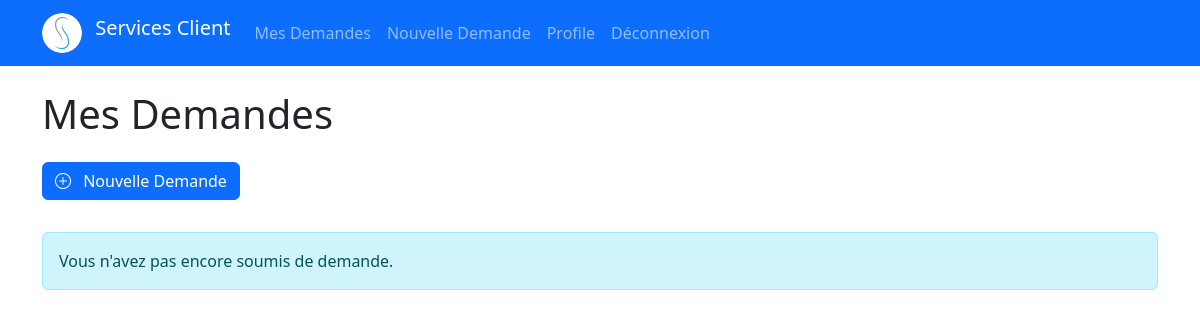
The page /demandes/my/ (signed in) on the database as committed earlier.
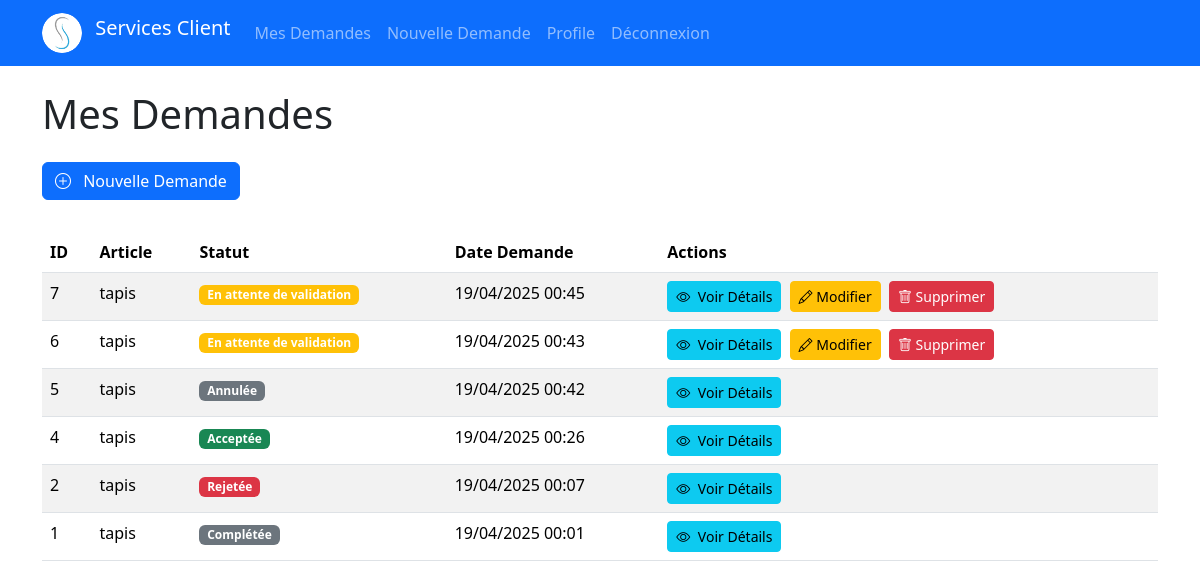
The same page on the database as committed later.
### demande/models.py (models this page shows, shortened)
class Demande(models.Model):
    STATUT_CHOICES = [
        ('en_attente', 'En attente de validation'),
        ('acceptee', 'Acceptée'),
        ('rejetee', 'Rejetée'),
        ('completee', 'Complétée'),
        ('annulee', 'Annulée'), # Un client pourrait annuler
    ]
    client = models.ForeignKey(settings.AUTH_USER_MODEL, on_delete=models.CASCADE, related_name='demandes')
    article = models.ForeignKey(Article, on_delete=models.CASCADE, related_name='demandes_liees')
    details_service = models.TextField(help_text="Décrivez le service que vous demandez pour cet article.")
    statut = models.CharField(max_length=20, choices=STATUT_CHOICES, default='en_attente')
    date_demande = models.DateTimeField(auto_now_add=True)
    date_fixee = models.DateTimeField(null=True, blank=True, help_text="Date fixée par l'administrateur si la demande est acceptée.")
    validee_par = models.ForeignKey(settings.AUTH_USER_MODEL, on_delete=models.SET_NULL, null=True, blank=True, related_name='demandes_validees')
    class Meta:
        ordering = ['-date_demande'] # Trie les demandes par date de demande décroissante

### articles/models.py (models this page shows, shortened)
class Article(models.Model):
    title = models.CharField(max_length=200)
    content = models.TextField()
    author = models.ForeignKey(settings.AUTH_USER_MODEL, on_delete=models.CASCADE, related_name='articles')
    published_date = models.DateTimeField(default=timezone.now)
    created_date = models.DateTimeField(auto_now_add=True)
    updated_date = models.DateTimeField(auto_now=True)
    class Meta:
        ordering = ['-published_date'] # Trie les articles par date de publication décroissante

### demande/views.py (the view)
# urls.py: path('my/', views.list_my_demandes, name='my_demandes'), # /demandes/my/
@login_required
def list_my_demandes(request):
    demandes = Demande.objects.filter(client=request.user)
    statut = request.GET.get('statut')
    if statut:
        demandes = demandes.filter(statut=statut)
    context = {
        'demandes': demandes,
        'page_title': 'Mes Demandes',
        'total_demandes': demandes.count(),
    }
    return render(request, 'demande/my_demandes.html', context)

### demande/templates/demande/my_demandes.html (shortened to what this page needs)
{% extends 'base.html' %}
{% load static %}
{% block content %}
    <h1 class="mb-4">{{ page_title }}</h1>
    <p>
        <a href="{% url 'demande:create_demande' %}" class="btn btn-primary mb-3">
             <i class="bi bi-plus-circle me-2"></i> Nouvelle Demande
        </a>
    </p>
    {% if demandes %}
        <table class="table table-striped table-hover">
            <thead>
                <tr>
                    <th scope="col">ID</th>
                    <th scope="col">Article</th>
                    <th scope="col">Statut</th>
                    <th scope="col">Date Demande</th>
                    <th scope="col">Actions</th>
                </tr>
            </thead>
            <tbody>
                {% for demande in demandes %}
                <tr>
                    <td>{{ demande.pk }}</td>
                    <td>{{ demande.article.title }}</td>
                    <td>
                         <span class="badge {% if demande.statut == 'en_attente' %}bg-warning{% elif demande.statut == 'acceptee' %}bg-success{% elif demande.statut == 'rejetee' %}bg-danger{% else %}bg-secondary{% endif %}">
                             {{ demande.get_statut_display }}
                         </span>
                    </td>
                     <td>{{ demande.date_demande|date:"d/m/Y H:i" }}</td>
                    <td>
                        <a href="{% url 'demande:view_my_demande' demande.pk %}" class="btn btn-sm btn-info me-1">
                            <i class="bi bi-eye me-1"></i> Voir Détails
                        </a>
                        {% if demande.statut == 'en_attente' %}
                            <a href="{% url 'demande:update_demande_client' demande.pk %}" class="btn btn-sm btn-warning me-1">
                                 <i class="bi bi-pencil"></i> Modifier
                            </a>
                             <a href="{% url 'demande:delete_demande_client' demande.pk %}" class="btn btn-sm btn-danger">
                                <i class="bi bi-trash"></i> Supprimer
                             </a>
                        {% endif %}
                    </td>
                </tr>
                {% endfor %}
            </tbody>
        </table>
    {% else %}
        <div class="alert alert-info" role="alert">
            Vous n'avez pas encore soumis de demande.
        </div>
    {% endif %}
{% endblock %}

Rows that differ between the two databases and show on the page:
added Demande: pk "7", article "tapis", statut "En attente de validation", date_demande "19/04/2025 00:45", shows "Modifier"
added Demande: pk "6", article "tapis", statut "En attente de validation", date_demande "19/04/2025 00:43", shows "Modifier"
added Demande: pk "5", article "tapis", statut "Annulée", date_demande "19/04/2025 00:42"
added Demande: pk "4", article "tapis", statut "Acceptée", date_demande "19/04/2025 00:26"
added Demande: pk "2", article "tapis", statut "Rejetée", date_demande "19/04/2025 00:07"
added Demande: pk "1", article "tapis", statut "Complétée", date_demande "19/04/2025 00:01"
Other text that changed with them:
text no longer shown: "Vous n'avez pas encore soumis de demande."
text now shown: "ID Article Statut Date Demande Actions"
